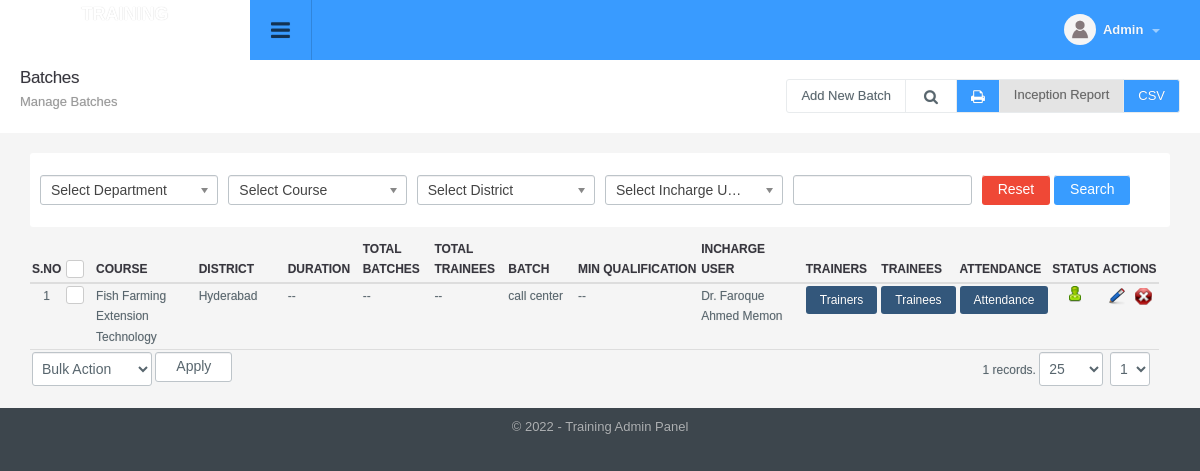
The page /centers_manage.php (signed in) on the database as committed earlier.
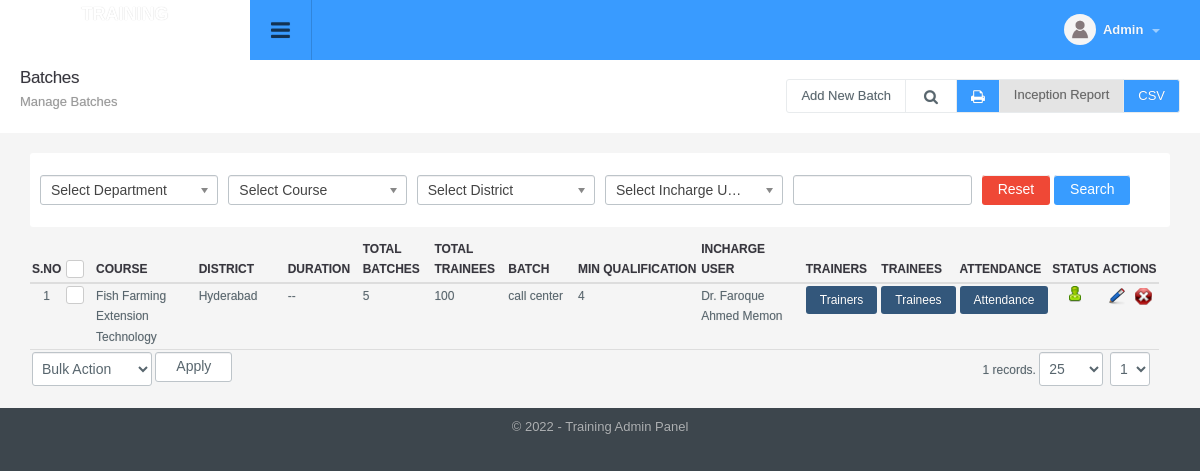
The same page on the database as committed later.
### tables this page shows
CREATE TABLE `centers` (
  `id` int(11) NOT NULL,
  `project_id` int(11) DEFAULT NULL,
  `district_id` int(11) DEFAULT NULL,
  `center` varchar(50) NOT NULL,
  `incharge_user_id` int(11) DEFAULT NULL,
  `start_date` date DEFAULT NULL,
  `end_date` date DEFAULT NULL,
  `status` int(1) NOT NULL DEFAULT '1',
  `ts` timestamp NOT NULL DEFAULT CURRENT_TIMESTAMP ON UPDATE CURRENT_TIMESTAMP
);

CREATE TABLE `projects` (
  `id` int(11) NOT NULL,
  `department_id` int(11) DEFAULT NULL,
  `title` varchar(50) NOT NULL,
  `status` int(1) NOT NULL DEFAULT '1',
  `ts` timestamp NOT NULL DEFAULT CURRENT_TIMESTAMP ON UPDATE CURRENT_TIMESTAMP,
  `duration` varchar(50) DEFAULT NULL,
  `total_batches` int(20) DEFAULT NULL,
  `min_qualification` varchar(300) DEFAULT NULL,
  `total_no_of_trainees` int(20) DEFAULT NULL
);

CREATE TABLE `districts` (
  `id` int(11) NOT NULL,
  `name` varchar(50) NOT NULL,
  `status` int(1) NOT NULL DEFAULT '1',
  `ts` timestamp NOT NULL DEFAULT CURRENT_TIMESTAMP ON UPDATE CURRENT_TIMESTAMP
);

CREATE TABLE `users` (
  `id` int(11) NOT NULL,
  `designation_id` int(11) DEFAULT NULL,
  `name` varchar(50) NOT NULL,
  `gender` int(1) DEFAULT NULL,
  `cnic` varchar(16) DEFAULT NULL,
  `appointment_date` date DEFAULT NULL,
  `releaving_date` date DEFAULT NULL,
  `status` int(1) NOT NULL DEFAULT '1',
  `ts` timestamp NOT NULL DEFAULT CURRENT_TIMESTAMP ON UPDATE CURRENT_TIMESTAMP
);

### include/paging.php (called while the page is built, shortened)
<?php
if(isset($_SESSION["rows"]))
	$rows=$_SESSION["rows"];
else
	$rows=25;
if(isset($_GET['page'])){
	$pageNum = $_GET['page'];
}
else{
	$pageNum=1;
}
function show_page($rows, $pageNum, $query){
	global $dblink;
	$rowsPerPage = $rows;
	$pageNum = $pageNum;
	$offset = ($pageNum - 1) * $rowsPerPage;
	$query = $query." LIMIT $offset, $rowsPerPage";
	$result = doquery($query, $dblink);
	return $result;
}
?>

### include/utility.php (called while the page is built, shortened)
<?php
function get_config($var){
	global $dblink;
	$sql="select value from config_variable where `key`='".slash($var)."'";
	$resConfig=doquery($sql,$dblink);
	if(numrows($resConfig)>0){
		while($rowConfig=dofetch($resConfig))
			return unslash($rowConfig["value"]);
	}
}
function slash($str){
	if(!is_array($str))
		return utf8_encode(addslashes($str));
	else{
		for($i=0; $i<count($str); $i++)
			$str[$i]=slash($str[$i]);
		return $str;
	}
}
function unslash($str){
	return stripslashes(utf8_decode($str));
	}
function get_field($table_id, $table, $field_name='title'){
 	global $dblink;
 	$rs=doquery("select ".$field_name." from $table where id='".$table_id."'", $dblink);
 	if(numrows($rs)>0){
 		$r=dofetch($rs);
 		return unslash($r[$field_name]);
 	}
}

### include/db.php (called while the page is built, shortened)
<?php
function doquery($qr,$lnk){
	@$res=mysqli_query($lnk,$qr) or die($qr." - ".mysqli_error($lnk));
	return $res;
}
function dofetch($rs){
	@$rec=mysqli_fetch_array($rs);
	return $rec;
}
function numrows($rs){
	return mysqli_num_rows($rs);
}

### modules/centers/list.php (the view, shortened to what the changed rows need)
<div class="page-header">
	<h1 class="title">Batches</h1>
</div>
<div class="panel-body table-responsive">
	<table class="table table-hover list">
    	<thead>
            <tr>
                <th width="2%" class="text-center">S.No</th>
                <th class="text-center" width="3%"><div class="checkbox checkbox-primary">
                    <label for="select_all"></label></div></th>
                <th width="15%">Course</th>
                <th width="12%">District</th>
                <th width="8%">Duration</th>
                <th width="8%">Total batches</th>
                <th width="8%">Total trainees</th>
                <th width="10%">Batch</th>
                <th width="15%">Min Qualification</th>
                <th width="15%">Incharge User</th>
                <th width="8%">Trainers</th>
                <th width="8%">Trainees</th>
                <th width="10%">Attendance</th>
                <th width="5%" class="text-center">Status</th>
                <th width="5%" class="text-center">Actions</th>
            </tr>
        </thead>
        <tbody>
            <?php
            $rs=show_page($rows, $pageNum, $sql);
            if(numrows($rs)>0){
                $sn=1;
                while($r=dofetch($rs)){
                    ?>
                    <tr>
                        <td class="text-center"><?php echo $sn;?></td>
                        <td class="text-center"><div class="checkbox margin-t-0 checkbox-primary">
                            <label for="<?php echo "rec_".$sn?>"></label></div>
                        </td>
                        <td><?php echo get_field($r["project_id"], "projects", "title");?></td>
                        <td><?php echo get_field($r["district_id"], "districts", "name");?></td>
                        <td><?php echo (unslash($r["duration"])?:'--');?></td>
                        <td><?php echo (unslash($r["total_batches"])?:'--');?></td>
                        <td><?php echo (unslash($r["total_no_of_trainees"])?:'--');?></td>
                        <td><?php echo (unslash($r["center"])?:'--'); ?></td>
                        <td><?php echo (unslash($r["min_qualification"])?:'--'); ?></td>
                        <td><?php echo get_field($r["incharge_user_id"], "users", "name"); ?></td>
                        <td><a href="users_manage.php?center_id=<?php echo $r["id"]?>" class="btn btn-sm btn-primary fancybox_iframe">Trainers</a></td>
                        <td><a href="trainees_manage.php?center_id=<?php echo $r["id"]?>" class="btn btn-sm btn-primary fancybox_iframe">Trainees</a></td>
                        <td><a href="attendance_manage.php?tab=list&center_id=<?php echo $r["id"]?>" class="btn btn-sm btn-primary fancybox_iframe">Attendance</a></td>
                        <td class="text-center">
                            <a href="centers_manage.php?id=<?php echo $r['id'];?>&tab=status&s=<?php echo ($r["status"]==0)?1:0;?>">
                                <?php
                                if($r["status"]==0){
                                    ?>
                                    <img src="images/offstatus.png" alt="Off" title="Set Status On">
                                    <?php
                                }
                                else{
                                    ?>
                                    <img src="images/onstatus.png" alt="On" title="Set Status Off">
                                    <?php
                                }
                                ?>
                            </a>
                        </td>
                        <td class="text-center">
                            <a href="centers_manage.php?tab=edit&id=<?php echo $r['id'];?>"><img title="Edit Record" alt="Edit" src="images/edit.png"></a>&nbsp;&nbsp;
                            <a onclick="return confirm('Are you sure you want to delete')" href="centers_manage.php?id=<?php echo $r['id'];?>&amp;tab=delete"><img title="Delete Record" alt="Delete" src="images/delete.png"></a>
                        </td>
                    </tr>
                    <?php
                    $sn++;
                }
                ?>
                <?php
            }
            else{
                ?>
                <tr>
                    <td colspan="15"  class="no-record">No Result Found</td>
                </tr>
                <?php
            }
            ?>
        </tbody>
     </table>
</div>

Rows that differ between the two databases and show on the page:
changed through a linked row, centers "call center": project.total_batches "--" → "5"; project.total_no_of_trainees "--" → "100"; project.min_qualification "--" → "4"
